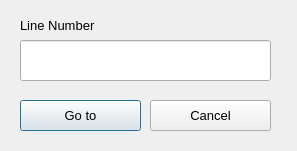
<?xml version="1.0" encoding="UTF-8"?>
<ui version="4.0">
 <class>Dialog</class>
 <widget class="QDialog" name="Dialog">
  <property name="geometry">
   <rect>
    <x>0</x>
    <y>0</y>
    <width>297</width>
    <height>151</height>
   </rect>
  </property>
  <property name="font">
   <font>
    <pointsize>10</pointsize>
   </font>
  </property>
  <property name="windowTitle">
   <string>tex Go to Line</string>
  </property>
  <widget class="QPushButton" name="pushButton">
   <property name="geometry">
    <rect>
     <x>20</x>
     <y>100</y>
     <width>121</width>
     <height>31</height>
    </rect>
   </property>
   <property name="text">
    <string>Go to</string>
   </property>
  </widget>
  <widget class="QPushButton" name="pushButton_2">
   <property name="geometry">
    <rect>
     <x>150</x>
     <y>100</y>
     <width>121</width>
     <height>31</height>
    </rect>
   </property>
   <property name="text">
    <string>Cancel</string>
   </property>
  </widget>
  <widget class="QLabel" name="label">
   <property name="geometry">
    <rect>
     <x>20</x>
     <y>15</y>
     <width>101</width>
     <height>21</height>
    </rect>
   </property>
   <property name="text">
    <string>Line Number</string>
   </property>
  </widget>
  <widget class="QLineEdit" name="lineEdit">
   <property name="geometry">
    <rect>
     <x>20</x>
     <y>40</y>
     <width>251</width>
     <height>41</height>
    </rect>
   </property>
  </widget>
 </widget>
 <resources/>
 <connections/>
</ui>
